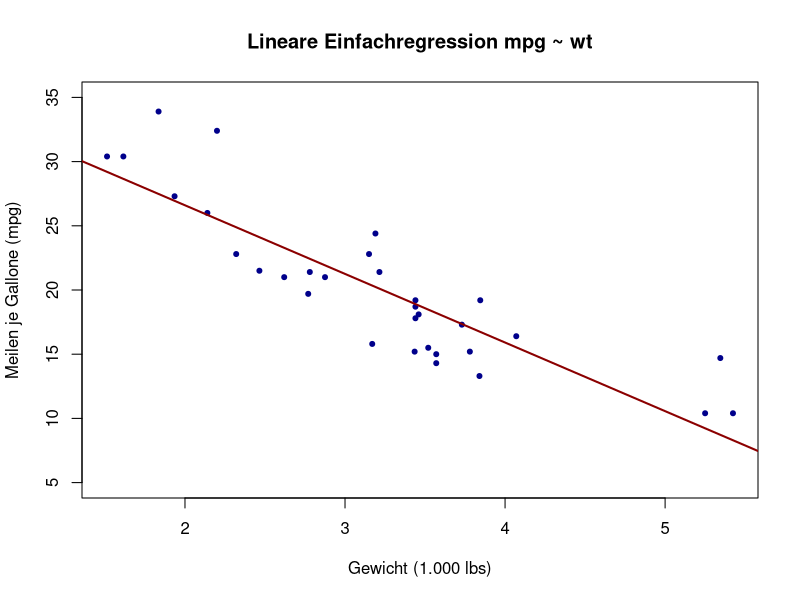
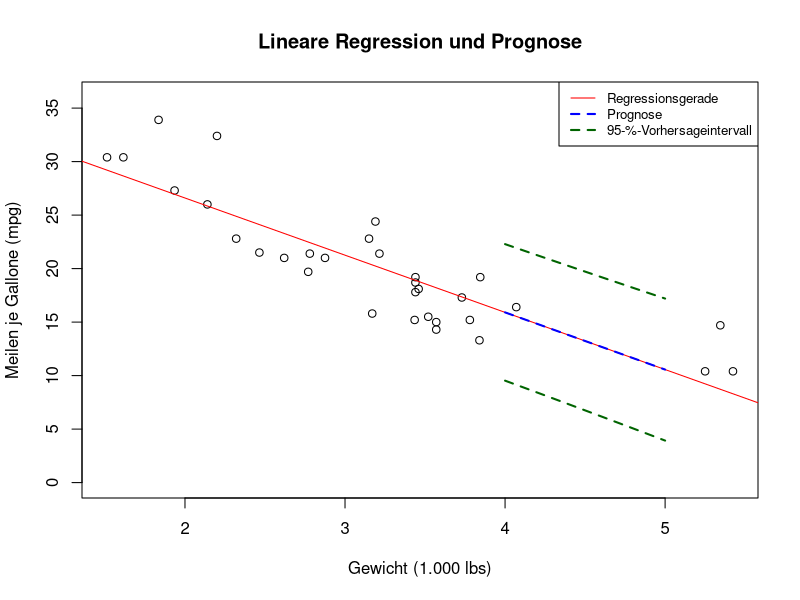
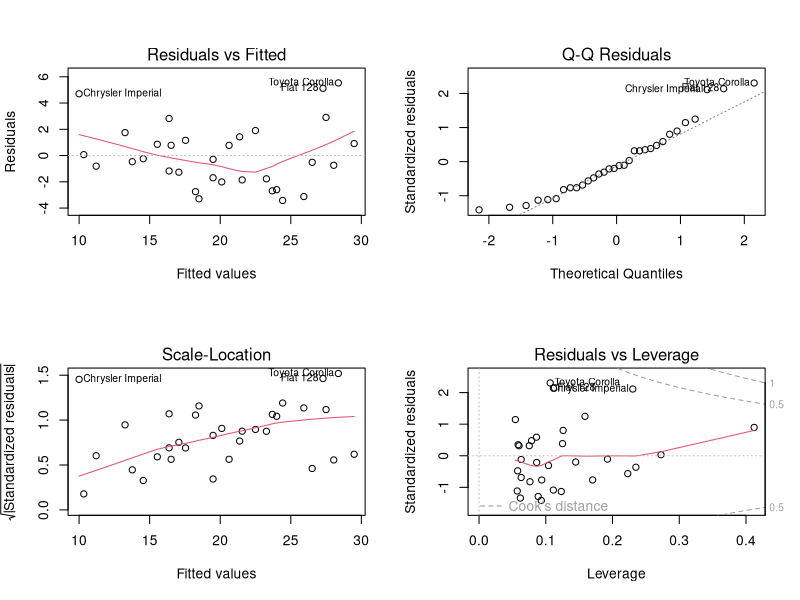

Write the R code that produced these figures, in order.
# =============================================================================
# R-Beispiele 28 bis 32 zu Kapitel 8: Lineare Regression
# Quelle: Textseiten „R Beispiel 28“ bis „R Beispiel 31-32“ im LMS
# Überarbeitet am 21.11.2026; Änderungen gegenüber dem LMS stehen in lms/AENDERUNGEN.md
# Benötigt nur Base R.
# =============================================================================

data(mtcars)
# mpg: Meilen je Gallone, wt: Gewicht in 1.000 lbs, hp: PS,
# am: Getriebe (0 = Automatik, 1 = Schaltgetriebe)


# -----------------------------------------------------------------------------
# Beispiel 28 (Kap. 8.1): Einfache lineare Regression mpg ~ wt
# -----------------------------------------------------------------------------
reg_wt <- lm(mpg ~ wt, data = mtcars)
summary(reg_wt)

plot(mtcars$wt, mtcars$mpg, main = "Lineare Einfachregression mpg ~ wt",
     xlab = "Gewicht (1.000 lbs)", ylab = "Meilen je Gallone (mpg)",
     pch = 20, ylim = c(5, 35), col = "darkblue")
abline(reg_wt, col = "darkred", lwd = 2)


# -----------------------------------------------------------------------------
# Beispiel 29 (Kap. 8.2): Prognose mit Vorhersageintervall
# -----------------------------------------------------------------------------
modell <- lm(mpg ~ wt, data = mtcars)
neue_daten <- data.frame(wt = seq(4, 5, length.out = 6))   # Gewichte für die Prognose
prognose <- predict(modell, neue_daten, interval = "prediction", level = 0.95)
cbind(neue_daten, prognose)

plot(mtcars$wt, mtcars$mpg, main = "Lineare Regression und Prognose",
     xlab = "Gewicht (1.000 lbs)", ylab = "Meilen je Gallone (mpg)", ylim = c(0, 36))
abline(modell, col = "red")
lines(neue_daten$wt, prognose[, "fit"], col = "blue", lty = 2, lwd = 2)
lines(neue_daten$wt, prognose[, "lwr"], col = "darkgreen", lty = 2, lwd = 2)
lines(neue_daten$wt, prognose[, "upr"], col = "darkgreen", lty = 2, lwd = 2)
legend("topright", legend = c("Regressionsgerade", "Prognose", "95-%-Vorhersageintervall"),
       col = c("red", "blue", "darkgreen"), lty = c(1, 2, 2), lwd = c(1, 2, 2), cex = 0.8)


# -----------------------------------------------------------------------------
# Beispiel 30 (Kap. 8.3): Multiple lineare Regression
# -----------------------------------------------------------------------------
# mpg in Abhängigkeit von Gewicht (wt), Getriebe (am) und PS (hp)
modell_3 <- lm(mpg ~ wt + am + hp, data = mtcars)
summary(modell_3)

# Vier Diagnoseplots: Residuen gegen geschätzte Werte, QQ-Plot der Residuen,
# Scale-Location, Residuen gegen Hebelwerte
par(mfrow = c(2, 2))
plot(modell_3)
par(mfrow = c(1, 1))


# -----------------------------------------------------------------------------
# Beispiel 31 (Kap. 8.4): Overfitting, Modell mit allen Variablen
# -----------------------------------------------------------------------------
modell_4 <- lm(mpg ~ ., data = mtcars)   # alle übrigen Variablen als Regressoren
summary(modell_4)
# Hohes R^2, aber kaum ein Koeffizient ist einzeln signifikant: Zehn Regressoren
# bei 32 Beobachtungen passen sich auch dem Zufall in den Daten an.


# -----------------------------------------------------------------------------
# Beispiel 32 (Kap. 8.4): Modellselektion mit dem AIC (Rückwärtsauswahl)
# -----------------------------------------------------------------------------
bestes_modell <- step(modell_4, direction = "backward", trace = 1)
summary(bestes_modell)

c(AIC_alle_Variablen = AIC(modell_4), AIC_Auswahl = AIC(bestes_modell))
# AIC() rechnet mit der vollständigen Log-Likelihood und zählt die Varianz als
# Parameter mit; step() nutzt extractAIC() ohne diese Konstanten. Der Abstand ist
# bei jedem Modell gleich, n * (log(2 * pi) + 1) + 2 = 92,81 für n = 32, und
# ändert die Rangfolge der Modelle nicht.
c(adj_R2_alle_Variablen = summary(modell_4)$adj.r.squared,
  adj_R2_Auswahl = summary(bestes_modell)$adj.r.squared)
